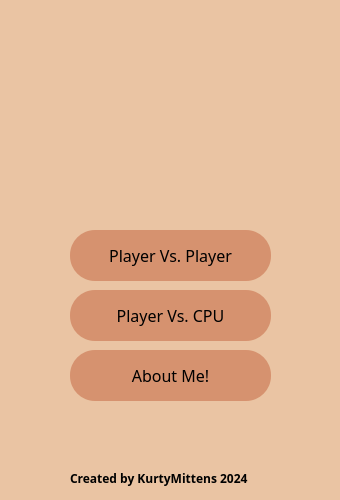
<?xml version="1.0" encoding="UTF-8"?>
<ui version="4.0">
 <class>TicTacToe</class>
 <widget class="QMainWindow" name="TicTacToe">
  <property name="windowModality">
   <enum>Qt::WindowModal</enum>
  </property>
  <property name="geometry">
   <rect>
    <x>0</x>
    <y>0</y>
    <width>340</width>
    <height>500</height>
   </rect>
  </property>
  <property name="sizePolicy">
   <sizepolicy hsizetype="Fixed" vsizetype="Fixed">
    <horstretch>0</horstretch>
    <verstretch>0</verstretch>
   </sizepolicy>
  </property>
  <property name="minimumSize">
   <size>
    <width>340</width>
    <height>500</height>
   </size>
  </property>
  <property name="maximumSize">
   <size>
    <width>340</width>
    <height>500</height>
   </size>
  </property>
  <property name="windowTitle">
   <string>TicTacToe</string>
  </property>
  <property name="styleSheet">
   <string notr="true">background-color: rgb(234, 196, 163);</string>
  </property>
  <widget class="QWidget" name="centralwidget">
   <widget class="QLabel" name="created_text">
    <property name="geometry">
     <rect>
      <x>70</x>
      <y>470</y>
      <width>211</width>
      <height>16</height>
     </rect>
    </property>
    <property name="font">
     <font>
      <family>Source Code Pro Black</family>
      <pointsize>9</pointsize>
      <weight>75</weight>
      <bold>true</bold>
     </font>
    </property>
    <property name="styleSheet">
     <string notr="true">color: rgb(0, 0, 0);</string>
    </property>
    <property name="frameShadow">
     <enum>QFrame::Plain</enum>
    </property>
    <property name="text">
     <string>Created by KurtyMittens 2024</string>
    </property>
   </widget>
   <widget class="QPushButton" name="p2p_button">
    <property name="geometry">
     <rect>
      <x>70</x>
      <y>230</y>
      <width>201</width>
      <height>51</height>
     </rect>
    </property>
    <property name="font">
     <font>
      <family>Source Code Pro Medium</family>
      <pointsize>12</pointsize>
     </font>
    </property>
    <property name="styleSheet">
     <string notr="true">QPushButton{
color: rgb(0, 0, 0);
border-radius: 25px;
}

QPushButton:enabled {
	background-color: rgb(214, 146, 111);
}

QPushButton:pressed {
background-color:  rgb(255, 255, 255);
border-radius: 25px;
}

QPushButton:hover {
background-color: rgb(255, 255, 255);
border-radius: 25px;
}</string>
    </property>
    <property name="text">
     <string>Player Vs. Player</string>
    </property>
   </widget>
   <widget class="QPushButton" name="p2c_button">
    <property name="geometry">
     <rect>
      <x>70</x>
      <y>290</y>
      <width>201</width>
      <height>51</height>
     </rect>
    </property>
    <property name="font">
     <font>
      <family>Source Code Pro Medium</family>
      <pointsize>12</pointsize>
     </font>
    </property>
    <property name="styleSheet">
     <string notr="true">QPushButton{
color: rgb(0, 0, 0);
border-radius: 25px;
}

QPushButton:enabled {
	background-color: rgb(214, 146, 111);
}

QPushButton:pressed {
background-color:  rgb(255, 255, 255);
border-radius: 25px;
}

QPushButton:hover {
background-color: rgb(255, 255, 255);
border-radius: 25px;
}</string>
    </property>
    <property name="text">
     <string>Player Vs. CPU</string>
    </property>
   </widget>
   <widget class="QPushButton" name="about_me_button">
    <property name="geometry">
     <rect>
      <x>70</x>
      <y>350</y>
      <width>201</width>
      <height>51</height>
     </rect>
    </property>
    <property name="font">
     <font>
      <family>Source Code Pro Medium</family>
      <pointsize>12</pointsize>
     </font>
    </property>
    <property name="styleSheet">
     <string notr="true">QPushButton{
color: rgb(0, 0, 0);
border-radius: 25px;
}

QPushButton:enabled {
	background-color: rgb(214, 146, 111);
}

QPushButton:pressed {
background-color:  rgb(255, 255, 255);
border-radius: 25px;
}

QPushButton:hover {
background-color: rgb(255, 255, 255);
border-radius: 25px;
}</string>
    </property>
    <property name="text">
     <string>About Me!</string>
    </property>
   </widget>
   <widget class="QLabel" name="LogoLabel">
    <property name="geometry">
     <rect>
      <x>40</x>
      <y>50</y>
      <width>260</width>
      <height>130</height>
     </rect>
    </property>
    <property name="sizePolicy">
     <sizepolicy hsizetype="Fixed" vsizetype="Fixed">
      <horstretch>0</horstretch>
      <verstretch>0</verstretch>
     </sizepolicy>
    </property>
    <property name="minimumSize">
     <size>
      <width>260</width>
      <height>130</height>
     </size>
    </property>
    <property name="maximumSize">
     <size>
      <width>260</width>
      <height>130</height>
     </size>
    </property>
    <property name="text">
     <string/>
    </property>
   </widget>
  </widget>
 </widget>
 <resources/>
 <connections/>
</ui>
